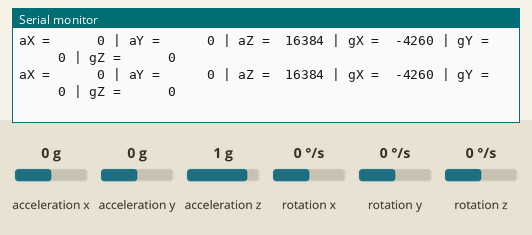
This sketch was run on a simulated Arduino Uno, built with avr-gcc and run on an emulated ATmega328P. On the bench: the last lines printed to the serial monitor. Wiring (inferred from the names in the program): MPU-6050 motion sensor at I2C address 0x68. The inputs (shaded band) are chosen by the test bench; at power-on: acceleration x 0 g, acceleration y 0 g, acceleration z 1 g, rotation x 0 °/s, rotation y 0 °/s, rotation z 0 °/s.

Above: at 1.8 s.
1.9 s: acceleration x set to -1.4 g
At 2.9 s:
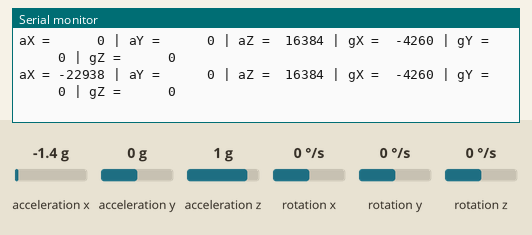
4.5 s: acceleration y set to -1.4 g
At 5.5 s:
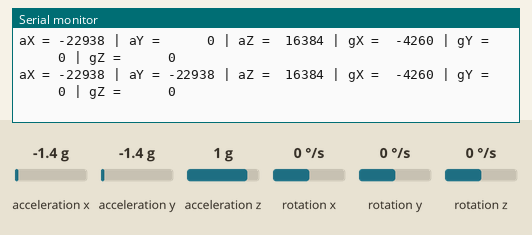
7.6 s: acceleration z set to -1.4 g
At 8.9 s:
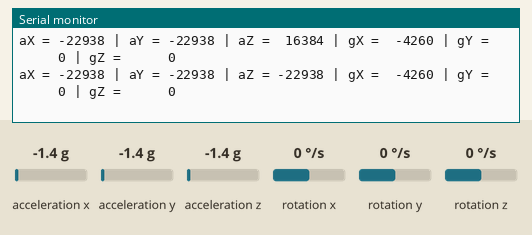
10.6 s: rotation x set to -192 °/s
At 11.7 s:
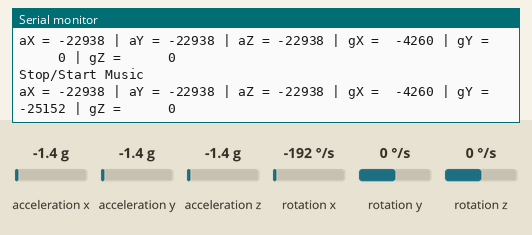
12.7 s: rotation y set to -192 °/s
At 14.2 s:
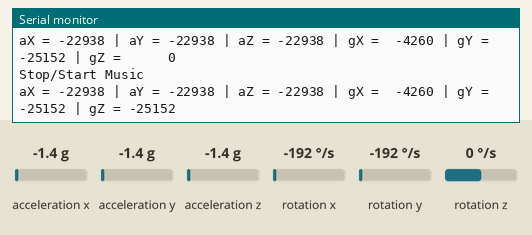
15.9 s: acceleration x set to 0 g
At 17.0 s:
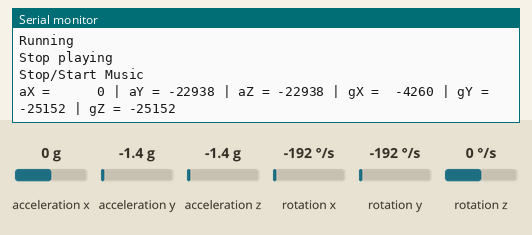

The sketch:

gyro.ino
```cpp
#include "Wire.h"  // This library allows you to communicate with I2C devices.

const int MPU_ADDR = 0x68;  // I2C address of the MPU-6050. If AD0 pin is set to HIGH, the I2C address will be 0x69.

int16_t accelerometer_x, accelerometer_y, accelerometer_z;  // variables for accelerometer raw data
int16_t gyro_x, gyro_y, gyro_z;                             // variables for gyro raw data
//int16_t temperature; // variables for temperature data

char tmp_str[7];  // temporary variable used in convert function

char* convert_int16_to_str(int16_t i) {  // converts int16 to string. Moreover, resulting strings will have the same length in the debug monitor.
  sprintf(tmp_str, "%6d", i);
  return tmp_str;
}

bool check(int side[3], int x, int y, int z) {

  int tolerance = 1000;

  if (abs(side[0] - x) < tolerance && abs(side[1] - y) < tolerance && abs(side[2] - z) < tolerance) {
    return true;
  }
  return false;
}

int sideTesting[3] = { 0, 0, 15500 };
int side8[3] = { -14000, 2000, -8000 };
int side7[3] = { -5500, 15000, 2500 };

int currentPlayingSide = 0;
bool running = false;

int speaker = 7;

void setup() {
  Serial.begin(9600);
  Wire.begin();
  Wire.beginTransmission(MPU_ADDR);  // Begins a transmission to the I2C slave (GY-521 board)
  Wire.write(0x6B);                  // PWR_MGMT_1 register
  Wire.write(0);                     // set to zero (wakes up the MPU-6050)
  Wire.endTransmission(true);

  pinMode(speaker, OUTPUT);
}


void loop() {
  Wire.beginTransmission(MPU_ADDR);
  Wire.write(0x3B);                         // starting with register 0x3B (ACCEL_XOUT_H) [MPU-6000 and MPU-6050 Register Map and Descriptions Revision 4.2, p.40]
  Wire.endTransmission(false);              // the parameter indicates that the Arduino will send a restart. As a result, the connection is kept active.
  Wire.requestFrom(MPU_ADDR, 7 * 2, true);  // request a total of 7*2=14 registers

  // "Wire.read()<<8 | Wire.read();" means two registers are read and stored in the same variable
  accelerometer_x = Wire.read() << 8 | Wire.read();  // reading registers: 0x3B (ACCEL_XOUT_H) and 0x3C (ACCEL_XOUT_L)
  accelerometer_y = Wire.read() << 8 | Wire.read();  // reading registers: 0x3D (ACCEL_YOUT_H) and 0x3E (ACCEL_YOUT_L)
  accelerometer_z = Wire.read() << 8 | Wire.read();  // reading registers: 0x3F (ACCEL_ZOUT_H) and 0x40 (ACCEL_ZOUT_L)
  //temperature = Wire.read()<<8 | Wire.read(); // reading registers: 0x41 (TEMP_OUT_H) and 0x42 (TEMP_OUT_L)
  gyro_x = Wire.read() << 8 | Wire.read();  // reading registers: 0x43 (GYRO_XOUT_H) and 0x44 (GYRO_XOUT_L)
  gyro_y = Wire.read() << 8 | Wire.read();  // reading registers: 0x45 (GYRO_YOUT_H) and 0x46 (GYRO_YOUT_L)
  gyro_z = Wire.read() << 8 | Wire.read();  // reading registers: 0x47 (GYRO_ZOUT_H) and 0x48 (GYRO_ZOUT_L)


  if (running) {
    Serial.println("Running");
    bool resultTesting = check(sideTesting, accelerometer_x, accelerometer_y, accelerometer_z);
    bool result8 = check(side8, accelerometer_x, accelerometer_y, accelerometer_z);
    bool result7 = check(side7, accelerometer_x, accelerometer_y, accelerometer_z);

    if (resultTesting) {
      Serial.println("Found Test");
      delay(3000);
      bool newResult = check(sideTesting, accelerometer_x, accelerometer_y, accelerometer_z);
      if (newResult && currentPlayingSide != 9) {
        Serial.println("Play Music for Side 9 (Test)");
        tone(speaker, 1000);
        currentPlayingSide = 9;
      }
    }
    if (result8) {
      Serial.println("Found 8");
      delay(3000);
      bool newResult = check(side8, accelerometer_x, accelerometer_y, accelerometer_z);
      if (newResult && currentPlayingSide != 8) {
        Serial.println("Play Music for Side 8");
        currentPlayingSide = 8;
      }
    }
    if (result7) {
      Serial.println("Found 7");
      delay(3000);
      bool newResult = check(side7, accelerometer_x, accelerometer_y, accelerometer_z);
      if (newResult && currentPlayingSide != 7) {
        Serial.println("Play Music for Side 7");
        currentPlayingSide = 7;
      }
    }
    if(!resultTesting && !result8 && !result7){
      Serial.println("Stop playing");
      noTone(speaker);
      currentPlayingSide = 0;
    }
  }else{
    noTone(speaker);
    currentPlayingSide = 0;
  }


  if (abs(gyro_y) > 10000 || abs(gyro_z) > 10000) {
    Serial.println("Stop/Start Music");
    running = !running;
  }


  // print out data
  Serial.print("aX = ");
  Serial.print(convert_int16_to_str(accelerometer_x));
  Serial.print(" | aY = ");
  Serial.print(convert_int16_to_str(accelerometer_y));
  Serial.print(" | aZ = ");
  Serial.print(convert_int16_to_str(accelerometer_z));
  // the following equation was taken from the documentation [MPU-6000/MPU-6050 Register Map and Description, p.30]
  //Serial.print(" | tmp = "); Serial.print(temperature/340.00+36.53);
  Serial.print(" | gX = ");
  Serial.print(convert_int16_to_str(gyro_x));
  Serial.print(" | gY = ");
  Serial.print(convert_int16_to_str(gyro_y));
  Serial.print(" | gZ = ");
  Serial.print(convert_int16_to_str(gyro_z));
  Serial.println();

  // delay
  delay(1000);
}
```

Measured:
- after the input at 1.9 s, the serial monitor: prints a new line after 0.14 s (image 1)
- after the input at 4.5 s, the serial monitor: prints a new line after 0.60 s (image 2)
- after the input at 7.6 s, the serial monitor: prints a new line after 0.57 s (image 3)
- after the input at 10.6 s, the serial monitor: prints a new line after 0.63 s (image 4)
- after the input at 12.7 s, the serial monitor: prints a new line after 0.65 s (image 5)
- after the input at 15.9 s, the serial monitor: prints a new line after 0.61 s (image 6)
